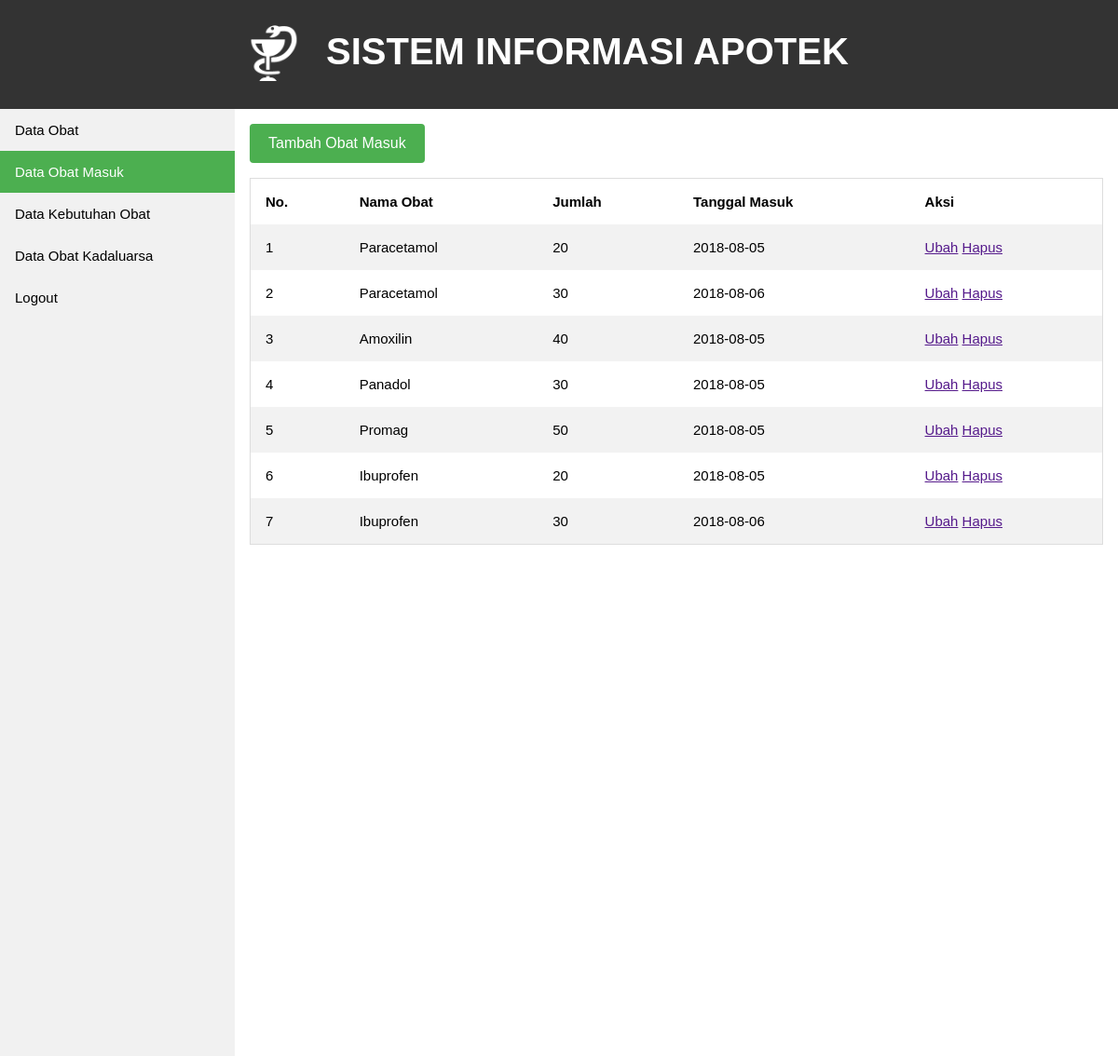
/obatmasuk.php (signed in), run on the app's committed database.
### tables this page shows
CREATE TABLE `obat_masuk` (
  `no_masuk` int(11) NOT NULL,
  `tanggal_masuk` date NOT NULL
);

CREATE TABLE `obat` (
  `kode_obat` varchar(7) NOT NULL,
  `nama_obat` varchar(35) NOT NULL,
  `harga_jual` varchar(20) NOT NULL,
  `jumlah_obat` int(11) NOT NULL DEFAULT '0',
  `stok_minimal` int(11) NOT NULL
);

CREATE TABLE `detail_obat_masuk` (
  `no_masuk` int(11) NOT NULL,
  `kode_obat` varchar(7) NOT NULL,
  `jumlah_masuk` int(11) NOT NULL,
  `tanggal_kadaluarsa` date NOT NULL
);

### database.php (called while the page is built, shortened)
<?php
class Database{
  public $conn;
  public $host = "localhost";
  public $user = "root";
  public $pass = "";
  public $db   = "proyek_1";
  public function __construct(){
    $this->conn = new mysqli($this->host, $this->user, $this->pass, $this->db);
  }
  public function readJoin($collums, $table, $where=null, $join=null){
    $sql = "SELECT $collums FROM $table";
    if($where != null){
      if($join != null){
        $sql .= " $join WHERE $where";
      }
      else{
        $sql .= " WHERE $where";
      }
    }else{
      $sql .= " $join";
    }
    $query = $this->conn->query($sql);
    return $query->fetch_all(MYSQLI_BOTH);
  }
}
 ?>

### obatmasuk.php (the view, shortened to what this page needs)
<?php
include_once('header.php');
include_once('database.php');
$db = new Database();
$join = '
INNER JOIN detail_obat_masuk ON obat_masuk.no_masuk = detail_obat_masuk.no_masuk
INNER JOIN obat ON detail_obat_masuk.kode_obat = obat.kode_obat
';
$collums = 'obat.nama_obat, detail_obat_masuk.jumlah_masuk, obat_masuk.tanggal_masuk';
$data = $db->readJoin($collums ,'obat_masuk', null, $join);
$no = 1;
?>
<button onclick="functionHide()" class="button">Tambah Obat Masuk</button>
<table>
<tr>
<th>No.</th>
<th>Nama Obat</th>
<th>Jumlah</th>
<th>Tanggal Masuk</th>
<th>Aksi</th>
</tr>
<?php
foreach($data as $row){
?>
<tr>
<td><?php echo $no++; ?></td>
<td><?php echo $row['nama_obat']; ?></td>
<td><?php echo $row['jumlah_masuk']; ?></td>
<td><?php echo $row['tanggal_masuk']; ?></td>
<td><a href="">Ubah</a>&nbsp;<a href="">Hapus</a></td>
</tr>
<?php
}
?>
</table>
<?php include_once('footer.php');?>

### style.css (style rules this page uses)
body { margin: 0; font-family: Verdana, Geneva, Tahoma, sans-serif; font-size: 15px; }
.button { background-color: #4CAF50; border: none; color: white; padding: 12px 20px; text-align: center; text-decoration: none; display: inline-block; font-size: 16px; border-radius: 4px; }
table { border-collapse: collapse; border-spacing: 0; width: 100%; border: 1px solid #ddd; margin-top: 16px; }
th, td { text-align: left; padding: 16px; }
tr:nth-child(even) { background-color: #f2f2f2 }

### data on the page
obat_masuk: obat.nama_obat "Paracetamol", detail_obat_masuk.jumlah_masuk "20", tanggal_masuk "2018-08-05", obat.nama_obat "Amoxilin", detail_obat_masuk.jumlah_masuk "40", obat.nama_obat "Panadol", detail_obat_masuk.jumlah_masuk "30", obat.nama_obat "Promag", detail_obat_masuk.jumlah_masuk "50", obat.nama_obat "Ibuprofen"
obat_masuk: obat.nama_obat "Paracetamol", detail_obat_masuk.jumlah_masuk "30", tanggal_masuk "2018-08-06", obat.nama_obat "Ibuprofen"
